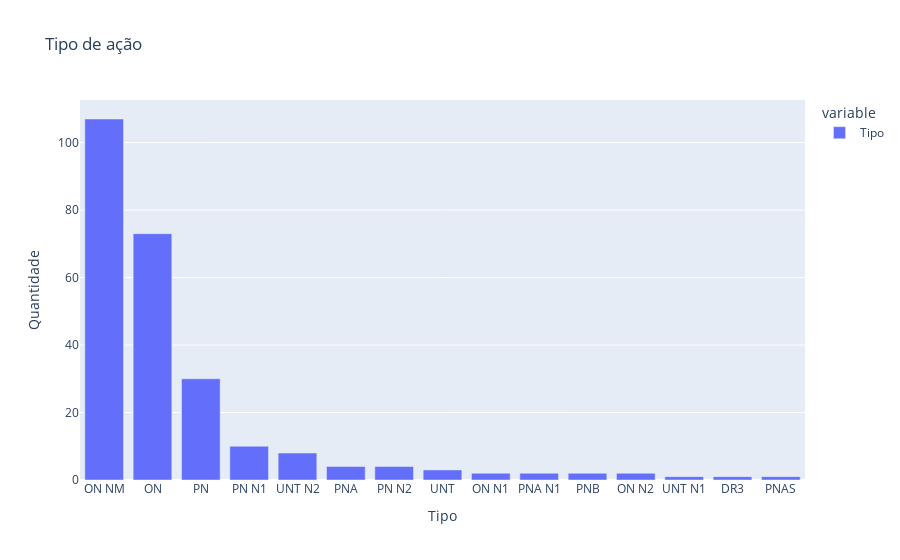

Source (notebook cell):
### Code cell
# Gráfico dos tipos de ações e suas frequências
fig = px.bar(df.Tipo.value_counts(), title="Tipo de ação")
fig.update_xaxes(title_text='Tipo')
fig.update_yaxes(title_text='Quantidade')
fig.show()

### Figure 1 — Plotly figure (JSON) as saved in the notebook; plotly's stock layout.template omitted (floating-point values rounded to 4 significant figures)
{"data": [{"alignmentgroup": "True", "hovertemplate": "variable=Tipo<br>index=%{x}<br>value=%{y}<extra></extra>", "legendgroup": "Tipo", "marker": {"color": "#636efa", "pattern": {"shape": ""}}, "name": "Tipo", "offsetgroup": "Tipo", "orientation": "v", "showlegend": true, "textposition": "auto", "type": "bar", "x": ["ON NM", "ON", "PN", "PN N1", "UNT N2", "PNA", "PN N2", "UNT", "ON N1", "PNA N1", "PNB", "ON N2", "UNT N1", "DR3", "PNAS"], "xaxis": "x", "y": [107, 73, 30, 10, 8, 4, 4, 3, 2, 2, 2, 2, 1, 1, 1], "yaxis": "y"}], "layout": {"barmode": "relative", "legend": {"title": {"text": "variable"}, "tracegroupgap": 0}, "title": {"text": "Tipo de ação"}, "xaxis": {"anchor": "y", "domain": [0, 1], "title": {"text": "Tipo"}}, "yaxis": {"anchor": "x", "domain": [0, 1], "title": {"text": "Quantidade"}}}}
